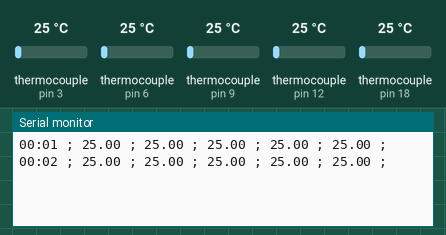
Recording of a sketch running on a simulated Arduino Uno, built with avr-gcc and run on an emulated ATmega328P. On the bench: the last lines printed to the serial monitor. Inputs (shaded band) come from the test bench; at power-on: thermocouple (sensors on pin 3, pin 6, pin 9, pin 12, pin 18) 25 °C.

Above: at 2.8 s.
2.9 s: thermocouple (sensor on pin 3) set to 6 °C
At 3.8 s:
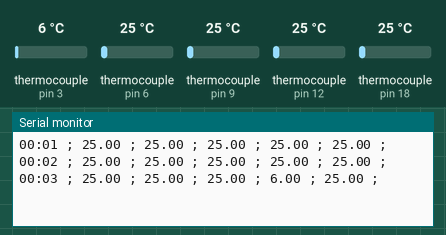
4.4 s: thermocouple (sensor on pin 6) set to 6 °C
At 5.5 s:
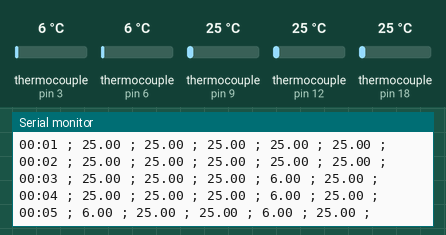
5.9 s: thermocouple (sensor on pin 9) set to 6 °C
At 6.8 s:
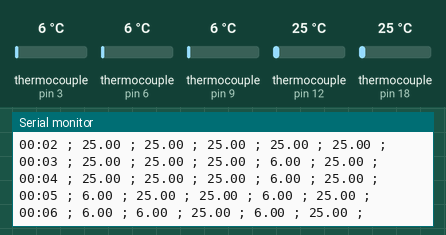
7.4 s: thermocouple (sensor on pin 12) set to 6 °C
At 8.7 s:
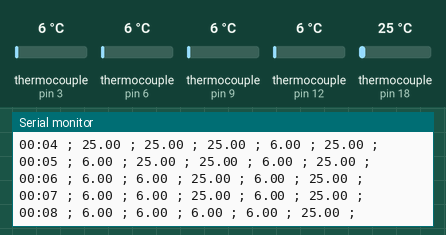
8.9 s: thermocouple (sensor on pin 18) set to 6 °C
At 9.7 s:
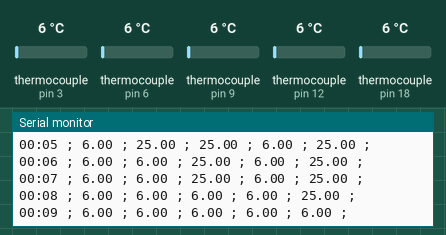
10.4 s: thermocouple (sensor on pin 3) set to 75 °C
At 11.8 s:
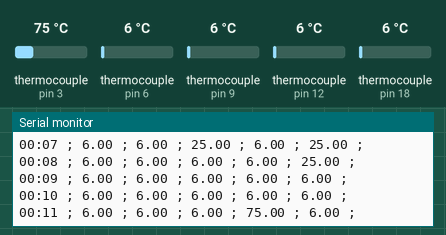
Timing chart, 0 to 12.9 s (numbered marks = the images above; inputs shaded):
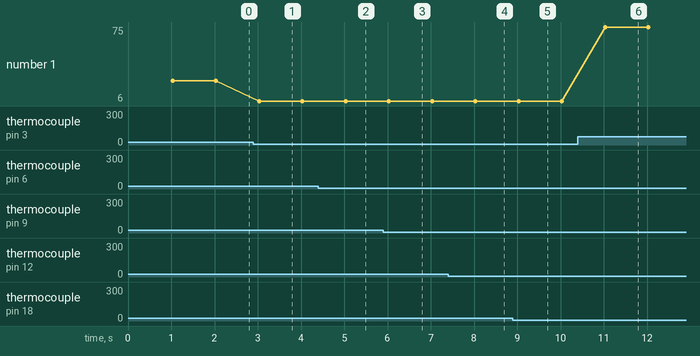

The sketch:

Leitura_Termopares.ino
```cpp
#include <Wire.h>
#include <max6675.h>

#define botao_1 2
#define botao_2 3


//Ajustar para realizar 4 leituras em 1 segundo e imprimir a média
//Aplicar programa (Java) para visualizar em tempo real o gráfico dos termopares

float valor_termopar[5]    = {0,0,0,0,0};
float correcao_termopar[5] = {0,0,0,0,0}; //ajusta o offset de cada termopar
int minuto = 0, seg=0;
long tempoAtual = 0, tempoInicial =0;

//----------------------------------------------------------
const int   thermoDO_0  = 5;
const int   thermoCS_0  = 6;
const int   thermoCLK_0 = 7;
MAX6675 thermocouple_0(thermoCLK_0, thermoCS_0, thermoDO_0);

const int   thermoDO_1  = 8;
const int   thermoCS_1  = 9;
const int   thermoCLK_1 = 10;
MAX6675 thermocouple_1(thermoCLK_1, thermoCS_1, thermoDO_1);

const int   thermoDO_2 = 11;
const int   thermoCS_2 = 12;
const int   thermoCLK_2 = 13;
MAX6675 thermocouple_2(thermoCLK_2, thermoCS_2, thermoDO_2);

const int   thermoDO_3 = 2;
const int   thermoCS_3 = 3;
const int   thermoCLK_3 = 4;
MAX6675 thermocouple_3(thermoCLK_3, thermoCS_3, thermoDO_3);

const int   thermoDO_4 = 19;
const int   thermoCS_4 = 18;
const int   thermoCLK_4 = 17;
MAX6675 thermocouple_4(thermoCLK_4, thermoCS_4, thermoDO_4);

//-----------------------------------------------------------

int ler_botao();
void imprime_tempo();
void temperaturas();

//-----------------------------------------------------------

void setup()
{
   Serial.begin(9600);
}

//----------------------------------------------------------

void loop()
{
  tempoInicial = tempoAtual;

  do{
    tempoAtual = millis();
    delay(1);
  }while(tempoAtual < (tempoInicial + 1000)); //define a leitura do sensor a cada 1000 ms

  temperaturas();
  imprime_tempo();

  for (int i=0; i < 5; i++){
    //Serial.print("\t");
    Serial.print(valor_termopar[i], 2);
    Serial.print(" ; ");
  }

  Serial.println(" ");

}


//----------------------------------------------------------

void temperaturas(){
    valor_termopar[0] = thermocouple_0.readCelsius() + correcao_termopar[0];
    delay(5);
    valor_termopar[1] = thermocouple_1.readCelsius() + correcao_termopar[1];
    delay(5);
    valor_termopar[2] = thermocouple_2.readCelsius() + correcao_termopar[2];
    delay(5);
    valor_termopar[3] = thermocouple_3.readCelsius() + correcao_termopar[3];
    delay(5);
    valor_termopar[4] = thermocouple_4.readCelsius() + correcao_termopar[4];
    delay(5);
}

//----------------------------------------------------------

void imprime_tempo(){

 seg++;

  if(seg>59){
    minuto++;
    seg=0;
    }

  if(minuto<10){
    Serial.print("0");
    Serial.print(minuto);
    }
    else{
      Serial.print(minuto);
    }

  if(seg>9){
  Serial.print(":");
  Serial.print(seg);
  } else{
      Serial.print(":0");
      Serial.print(seg);
    }

  Serial.print(" ; ");

}

//----------------------------------------------------------

int ler_botao(){

    if(digitalRead(botao_1)){
      while(digitalRead(botao_1));
      return(1);
    }else
          if(digitalRead(botao_2)){
            while(digitalRead(botao_2));
            return(2);
          }
 return(0);
}

//----------------------------------------------------------
```

Measured:
- after the input at 2.9 s, the serial monitor: prints a new line after 0.13 s (image 1)
- after the input at 4.4 s, the serial monitor: prints a new line after 0.63 s (image 2)
- after the input at 5.9 s, the serial monitor: prints a new line after 0.13 s (image 3)
- after the input at 7.4 s, the serial monitor: prints a new line after 0.63 s (image 4)
- after the input at 8.9 s, the serial monitor: prints a new line after 0.13 s (image 5)
- after the input at 10.4 s, the serial monitor: prints a new line after 0.63 s (image 6)
- plotted number 1: 25 → 6 after the input at 2.9 s, 6 → 75 after the input at 10.4 s
